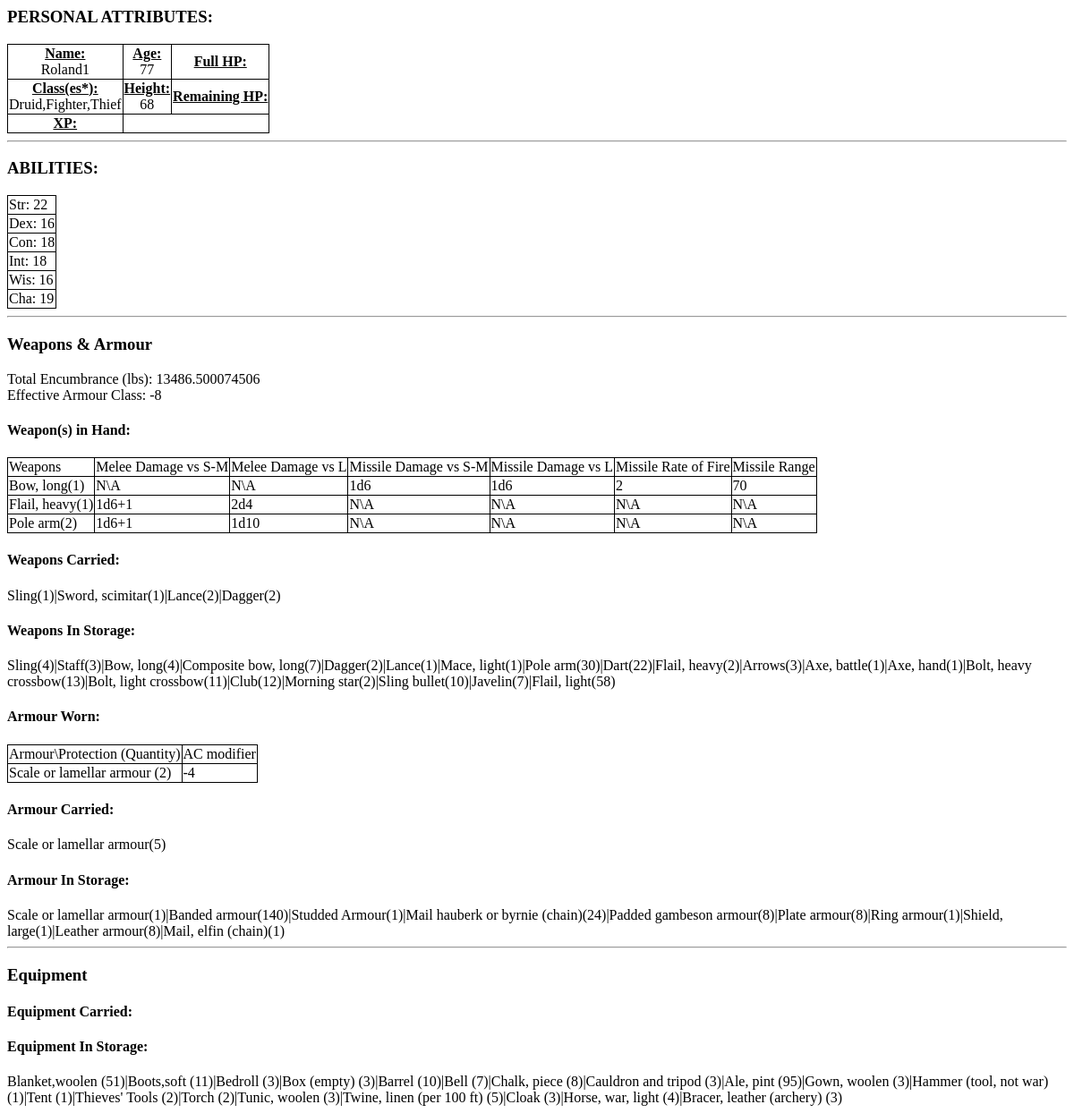
The app's page /osric_character_tools/charactersheet.php?CharacterId=45, older data.
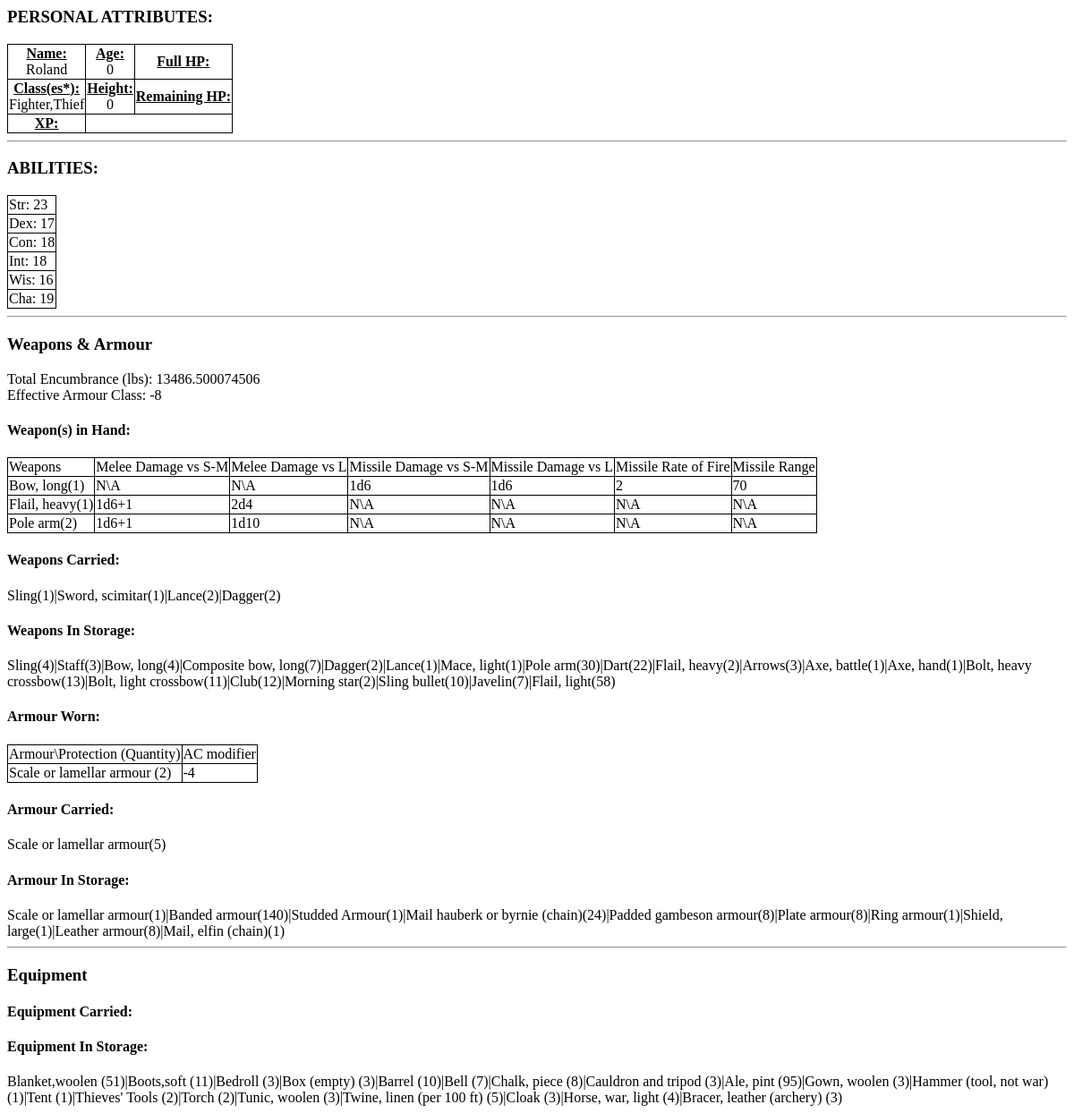
The same page, newer data.
### tables this page shows
CREATE TABLE IF NOT EXISTS `characters` (
  `CharacterName` varchar(255) NOT NULL,
  `CharacterGender` int(11) NOT NULL,
  `CharacterAge` float NOT NULL,
  `CharacterHeight` float NOT NULL,
  `CharacterWeight` float NOT NULL,
  `CharacterId` bigint(20) unsigned NOT NULL AUTO_INCREMENT,
  `CharacterAlignment` int(11) NOT NULL,
  `RaceId` bigint(20) NOT NULL,
  PRIMARY KEY (`CharacterId`)
);

CREATE TABLE IF NOT EXISTS `character_abilities` (
  `CharacterId` bigint(20) NOT NULL,
  `AbilityId` bigint(20) NOT NULL,
  `Value` float NOT NULL
);

CREATE TABLE IF NOT EXISTS `abilities` (
  `AbilityId` bigint(20) NOT NULL AUTO_INCREMENT,
  `AbilityLongName` varchar(32) NOT NULL,
  `AbilityShortName` varchar(8) NOT NULL,
  PRIMARY KEY (`AbilityId`)
);

CREATE TABLE IF NOT EXISTS `items` (
  `ItemName` varchar(64) DEFAULT NULL,
  `ItemEncumbrance` float NOT NULL,
  `ItemCost` decimal(10,2) NOT NULL,
  `ItemId` bigint(20) unsigned NOT NULL AUTO_INCREMENT,
  `ItemType` int(11) NOT NULL,
  UNIQUE KEY `ItemId` (`ItemId`)
);

CREATE TABLE IF NOT EXISTS `weapon_as_missile` (
  `WeaponId` bigint(20) NOT NULL,
  `DamageVsSmallOrMedium` int(11) NOT NULL,
  `DamageVsLarge` int(11) NOT NULL,
  `DamageModifierVsSmallOrMedium` int(11) NOT NULL,
  `DamageModifierVsLarge` int(11) NOT NULL,
  `RateOfFire` float NOT NULL,
  `RangeInFt` int(11) NOT NULL,
  `MissileWeaponIndex` bigint(20) NOT NULL AUTO_INCREMENT,
  `DamageVsSmallOrMediumMultiples` int(11) NOT NULL DEFAULT '1',
  `DamageVsLargeMultiples` int(11) NOT NULL DEFAULT '1',
  PRIMARY KEY (`MissileWeaponIndex`)
);

CREATE TABLE IF NOT EXISTS `character_items` (
  `CharacterItemId` bigint(20) NOT NULL AUTO_INCREMENT,
  `CharacterId` bigint(20) NOT NULL,
  `ItemId` bigint(20) NOT NULL,
  `Quantity` int(11) NOT NULL,
  `ItemStatusId` int(11) NOT NULL DEFAULT '1',
  `Magic` int(11) NOT NULL,
  PRIMARY KEY (`CharacterItemId`)
);

CREATE TABLE IF NOT EXISTS `weapon_as_melee` (
  `WeaponId` bigint(20) NOT NULL,
  `DamageVsSmallOrMedium` int(11) NOT NULL,
  `DamageVsLarge` int(11) NOT NULL,
  `DamageModifierVsSmallOrMedium` int(11) NOT NULL,
  `DamageModifierVsLarge` int(11) NOT NULL,
  `DamageVsSmallOrMediumMultiples` int(11) NOT NULL DEFAULT '1',
  `DamageVsLargeMultiples` int(11) NOT NULL DEFAULT '1',
  `MeleeWeaponIndex` bigint(20) NOT NULL AUTO_INCREMENT,
  PRIMARY KEY (`MeleeWeaponIndex`)
);

CREATE TABLE IF NOT EXISTS `armour` (
  `ArmourId` bigint(20) NOT NULL AUTO_INCREMENT,
  `ArmourType` varchar(32) DEFAULT NULL,
  `ArmourMovementRate` float NOT NULL,
  `ArmourEffectOnArmourClass` int(11) NOT NULL,
  `ItemId` bigint(20) NOT NULL,
  PRIMARY KEY (`ArmourId`)
);

### osric_character_tools/charactersheet.php (the view, shortened to what the rows shown need)
<?php
$characterId = $_GET['CharacterId'];
require_once(dirname(__FILE__)."/inc/OsricDb.php");
require_once(dirname(__FILE__)."/inc/Osric.php");
$myOsricDb = new OsricDb();
$myOsricDb->doInit($host,$user,$passwd);
$character = $myOsricDb->getCharacter($characterId);
$totalEncumbranceOnPerson = $myOsricDb->getTotalEncumbranceOnPerson($characterId);
$characterStatus = $myOsricDb->getCharacterStatus($characterId);
?>
<html>
<head>
<link rel="stylesheet" type="text/css" href="./css/class.css" />
</head>
<body class='clsPrintable'>
<div id='CharacterSheet'>
<?php
echo "<h3 class='cs_section_title'>PERSONAL ATTRIBUTES:</h3>\n";
echo "<table id='CharacterAttributes'>\n";
echo "<tr><td><div class='clsCellLabel'>Name:</div><div class='clsCellValue'>{$character['CharacterName']}</div></td><td><div class='clsCellLabel'>Age:</div><div class='clsCellValue'>{$character['CharacterAge']}</div></td><td><div class='clsCellLabel'>Full HP:</div><div class='clsCellValue'>{$characterStatus['CharacterStatusFullHitPoints']}</div></td></tr>\n";
echo "<tr><td><div class='clsCellLabel'>Class(es*):</div><div class='clsCellValue'>";
echo "</div>";
echo "</td><td><div class='clsCellLabel'>Height:</div><div class='clsCellValue'>{$character['CharacterHeight']}</div></td><td><div class='clsCellLabel'>Remaining HP:</div><div class='clsCellValue'>{$characterStatus['CharacterStatusRemainingHitPoints']}</div></td></tr>\n";
echo "<tr><td><div class='clsCellLabel'>XP:</div><div class='clsCellValue'>{$characterStatus['CharacterStatusExperiencePoints']}</div></td></tr>";
echo "</table>\n";
echo "<hr/>\n";
$character_abilities = $myOsricDb->getCharacterAbilities($characterId);
echo "<h3 class='cs_section_title'>ABILITIES:</h3>\n";
$num_abilities = count($character_abilities);
echo "<table id='CharacterAbilities'>\n";
for($i=0;$i<$num_abilities;$i++)
{
    echo "<tr><td>{$character_abilities[$i]['AbilityShortName']}: {$character_abilities[$i]['Value']}</td></tr>\n";
}
echo "</table>\n";
echo "<hr/>\n";
echo "<h3>Weapons & Armour</h3>\n";
echo "<div id='TotalEncumbrance'>Total Encumbrance (lbs): {$totalEncumbranceOnPerson}</div>\n";
$effectiveArmourClass = $myOsricDb->getCharacterEffectiveArmourClass($characterId);
echo "<div id='Effective Armour Class'>Effective Armour Class: {$effectiveArmourClass}</div>\n";
echo "<h4>Weapon(s) in Hand:</h4>\n";
echo "<table id='CharacterWeaponsInHand'>\n";
echo "<tr><td>Weapons</td><td>Melee Damage vs S-M</td><td>Melee Damage vs L</td><td>Missile Damage vs S-M</td><td>Missile Damage vs L</td><td>Missile Rate of Fire</td><td>Missile Range</td></tr>\n";
$character_weapons_in_use = $myOsricDb->getCharacterWeaponsInUse($characterId);
$num_rows = count($character_weapons_in_use);
for($i=0;$i<$num_rows;$i++)
{
    $row = $character_weapons_in_use[$i];
    $itemId = $row['ItemId'];
    $weapon = $myOsricDb->getWeapon($itemId);
    $weaponId = $weapon['WeaponId'];
    $weaponAsMelee = $myOsricDb->getWeaponAsMelee($weaponId);
    $weaponAsMeleeDmgVsSmallToMedium = Osric::getWeaponDmgVsSmallToMedium($weaponAsMelee);
    $weaponAsMeleeDmgVsLarge = Osric::getWeaponDmgVsLarge($weaponAsMelee);
    $weaponAsMissile = $myOsricDb->getWeaponAsMissile($weaponId);
    $weaponAsMissileDmgVsSmallToMedium = Osric::getWeaponDmgVsSmallToMedium($weaponAsMissile);
    $weaponAsMissileDmgVsLarge = Osric::getWeaponDmgVsLarge($weaponAsMissile);
    if($weaponAsMissile == null){
        $rateOfFire = "N\A";
        $rangeInFt = "N\A";
    }
    else{
        $rateOfFire = $weaponAsMissile['RateOfFire'];
        $rangeInFt = $weaponAsMissile['RangeInFt'];
    }
    echo "<tr><td>{$row['ItemName']}({$row['Quantity']})</td><td>{$weaponAsMeleeDmgVsSmallToMedium}</td><td>{$weaponAsMeleeDmgVsLarge}</td><td>{$weaponAsMissileDmgVsSmallToMedium}</td><td>{$weaponAsMissileDmgVsLarge}</td><td>{$rateOfFire}</td><td>{$rangeInFt}</td></tr>";
}
echo "</table>\n";
echo "<h4>Weapons Carried:</h4>\n";
echo "<div id='CharacterWeaponsCarried'>\n";
$character_weapons_carried = $myOsricDb->getCharacterWeaponsCarried($characterId);
$num_rows = count($character_weapons_carried);
for($i=0;$i<$num_rows;$i++)
{
    $row = $character_weapons_carried[$i];
    if($i > 0)
    {
        echo "|";
    }
    echo "{$row['ItemName']}";
    echo "({$row['Quantity']})";
}
echo "</div>\n";
echo "<h4>Weapons In Storage:</h4>\n";
echo "<div id='CharacterWeaponsInStorage'>\n";
$character_weapons_in_storage = $myOsricDb->getCharacterWeaponsInStorage($characterId);
$num_rows = count($character_weapons_in_storage);
for($i=0;$i<$num_rows;$i++)
{
    $row = $character_weapons_in_storage[$i];
    if($i > 0)
    {
        echo "|";
    }
    echo "{$row['ItemName']}";
	echo "({$row['Quantity']})";
}
echo "</div>\n";
echo "<h4>Armour Worn:</h4>\n";
echo "<table id='CharacterArmourWorn'>\n";
echo "<tr><td>Armour\\Protection (Quantity)</td></td><td>AC modifier</td></tr>\n";
$character_armour_worn = $myOsricDb->getCharacterArmourInUse($characterId);
$num_rows = count($character_armour_worn);
for($i=0;$i<$num_rows;$i++)
{
	$row = $character_armour_worn[$i];
	echo "<tr><td>{$row['ItemName']} ({$row['Quantity']})</td><td>{$row['ArmourEffectOnArmourClass']}</td></tr>\n";
}
echo "</table>\n";
echo "<h4>Armour Carried:</h4>\n";
echo "<div id='CharacterArmourCarried'>\n";
$character_armour_carried = $myOsricDb->getCharacterArmourCarried($characterId);
$num_rows = count($character_armour_carried);
for($i=0;$i<$num_rows;$i++)
{
    $row = $character_armour_carried[$i];
	echo "{$row['ItemName']}";
	echo "({$row['Quantity']})";
}
echo "</div>\n";
echo "<h4>Armour In Storage:</h4>\n";
echo "<div id='CharacterArmourInStorage'>\n";
$character_armour_in_storage = $myOsricDb->getCharacterArmourInStorage($characterId);
$num_rows = count($character_armour_in_storage);
for($i=0;$i<$num_rows;$i++)
{
    $row = $character_armour_in_storage[$i];
    if($i > 0)
    {
        echo "|";
    }
	echo "{$row['ItemName']}";
	echo "({$row['Quantity']})";
}
echo "</div>\n";
echo "<hr/>\n";
echo "<h3>Equipment</h3>\n";
echo "<h4>Equipment Carried:</h4>\n";
echo "<h4>Equipment In Storage:</h4>";
echo "<div id='CharacterEquipmentInStorage'>\n";
$character_items_in_storage = $myOsricDb->getCharacterItemsInStorage($characterId);
$num_rows = count($character_items_in_storage);
for($i=0;$i<$num_rows;$i++)
{
    $row = $character_items_in_storage[$i];
    if($i > 0)
    {
        echo "|";
    }
    echo "{$row['ItemName']}";
	echo "({$row['Quantity']})";
}
echo "</div>\n";
?>
</div>
</body>
</html>

Row changes from the older to the newer data that the page shows:
changed characters: CharacterName "Roland1" → "Roland"; CharacterAge "77" → "0"; CharacterHeight "68" → "0"
changed character_abilities "Str": Value "22" → "23"
changed character_abilities "Dex": Value "16" → "17"
Text that changed along with them:
list line gone: "Druid"
